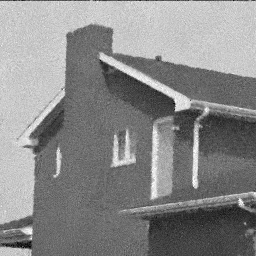
#> input picture python/explainfigure/CNLM_denoised.png, 256 x 256 px, given in place of Gblur_NoisyGauss.png, which was not available
$ python explainfigure.py
#> lines starting #> are read from the running program, lines starting #| are printed output that depends on the picture; pictures that were not available may be replaced by others from this repository, and a replacement may not be noted
import cv2 as cv
import matplotlib.pyplot as plt

def main():
    noisyGaussFile = "Gblur_NoisyGauss.png"
    noisyGauss = cv.imread(noisyGaussFile)
#> noisyGauss is the input picture: shape (256, 256, 3); min 0, max 255, mean 137.1
    multiplier = 5

    noisy = cv.imread("Gblur_Ni.png")
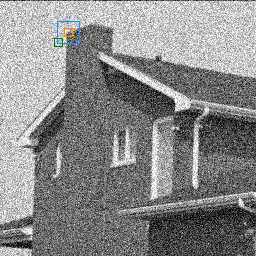
#> input picture python/explainfigure/CNLM_noisyWithRect.png, 256 x 256 px, given in place of Gblur_Ni.png, which was not available
#> noisy is the input picture: shape (256, 256, 3); mean B, G, R 137, 137, 136.9
    plt_noisy = cv.cvtColor(noisy, cv.COLOR_BGR2RGB)
    noisyplot = plt.imshow(plt_noisy)

    plt.figure()
    plt_noisyGauss = cv.cvtColor(noisyGauss, cv.COLOR_BGR2RGB)
    imgplot = plt.imshow(plt_noisyGauss * multiplier)
    cv.imwrite("Gblur_NoisyGaussMult.png", noisyGauss * multiplier)
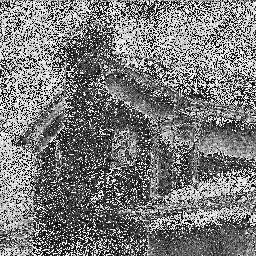
#> saved as Gblur_NoisyGaussMult.png: shape (256, 256, 3); min 0, max 255, mean 122.2

    x = sum(sum(noisyGauss))
#> x = [108, 108, 108]
    print(x)
#| [108 108 108]


    plt.figure()
    cnlmNiNj2G = cv.imread("CNLM_Ni-Nj2G.png")

    m2 = 15

    plt.imshow(cnlmNiNj2G * m2)
    cv.imwrite("CNLM_Ni-Nj2GMult.png", cnlmNiNj2G * m2)
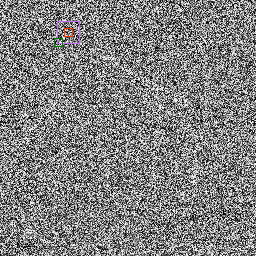
#> saved as CNLM_Ni-Nj2GMult.png: shape (256, 256, 3); mean B, G, R 129, 128.9, 129.1


    CNLMnoisyWithRect = cv.imread("CNLM_noisyWithRect.png")
    cropped = CNLMnoisyWithRect[0:128, 0:128]
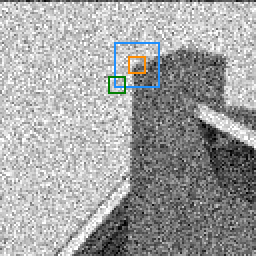
#> cropped: shape (128, 128, 3) (shown 2 times larger); mean B, G, R 162.7, 162.6, 162
    plt.figure()
    plt.imshow(cropped)

    cv.imwrite("CNLM_noisyWithRectCropped.png", cropped)


    plt.show()

if __name__ == "__main__":
    main()
